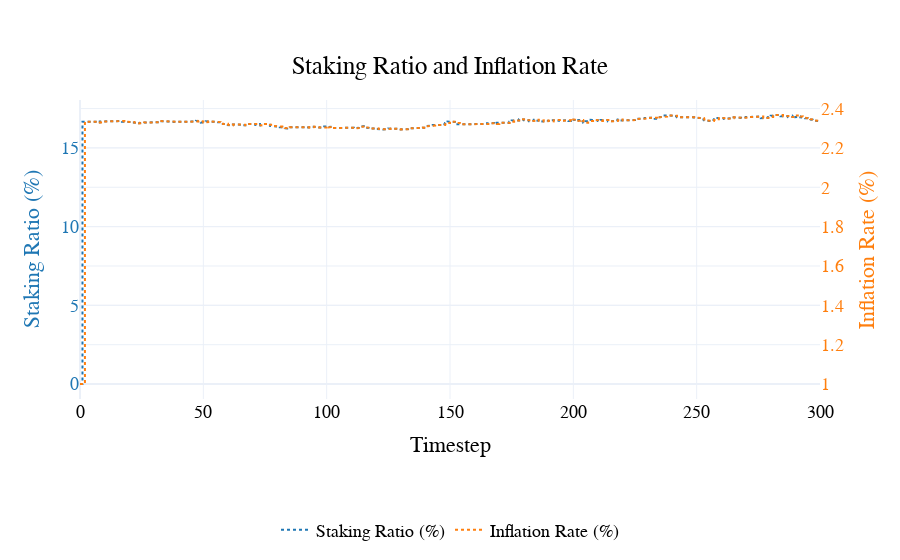

The notebook cell this image was saved under:
### Code cell
fig= visualizations.plot_staking_ratio_inflation_rate(
    df
)
pio.show(fig)

### Figure 1 — Plotly figure (JSON) as saved in the notebook; plotly's stock layout.template omitted (floating-point values rounded to 4 significant figures; data arrays with more than 128 entries replaced by an {"elided": "..."} marker saying what was removed)
{"data": [{"line": {"color": "#1f77b4", "dash": "dot"}, "name": "Staking Ratio (%)", "type": "scatter", "x": {"elided": "2101 int values"}, "y": {"elided": "2101 float values"}, "yaxis": "y"}, {"line": {"color": "#ff7f0e", "dash": "dot"}, "name": "Inflation Rate (%)", "type": "scatter", "x": {"elided": "2101 int values"}, "y": {"elided": "2101 float values"}, "yaxis": "y2"}], "layout": {"font": {"color": "black", "family": "Arial", "size": 18}, "hovermode": "x unified", "legend": {"orientation": "h", "x": 0.5, "xanchor": "center", "y": -0.5, "yanchor": "bottom"}, "paper_bgcolor": "rgba(255, 255, 255, 1)", "plot_bgcolor": "rgba(255, 255, 255, 1)", "title": {"text": "Staking Ratio and Inflation Rate", "x": 0.5, "xanchor": "center", "y": 0.9, "yanchor": "top"}, "xaxis": {"title": {"text": "Timestep"}}, "yaxis": {"tickfont": {"color": "#1f77b4"}, "title": {"font": {"color": "#1f77b4"}, "text": "Staking Ratio (%)"}}, "yaxis2": {"overlaying": "y", "side": "right", "tickfont": {"color": "#ff7f0e"}, "title": {"font": {"color": "#ff7f0e"}, "text": "Inflation Rate (%)"}}}}
